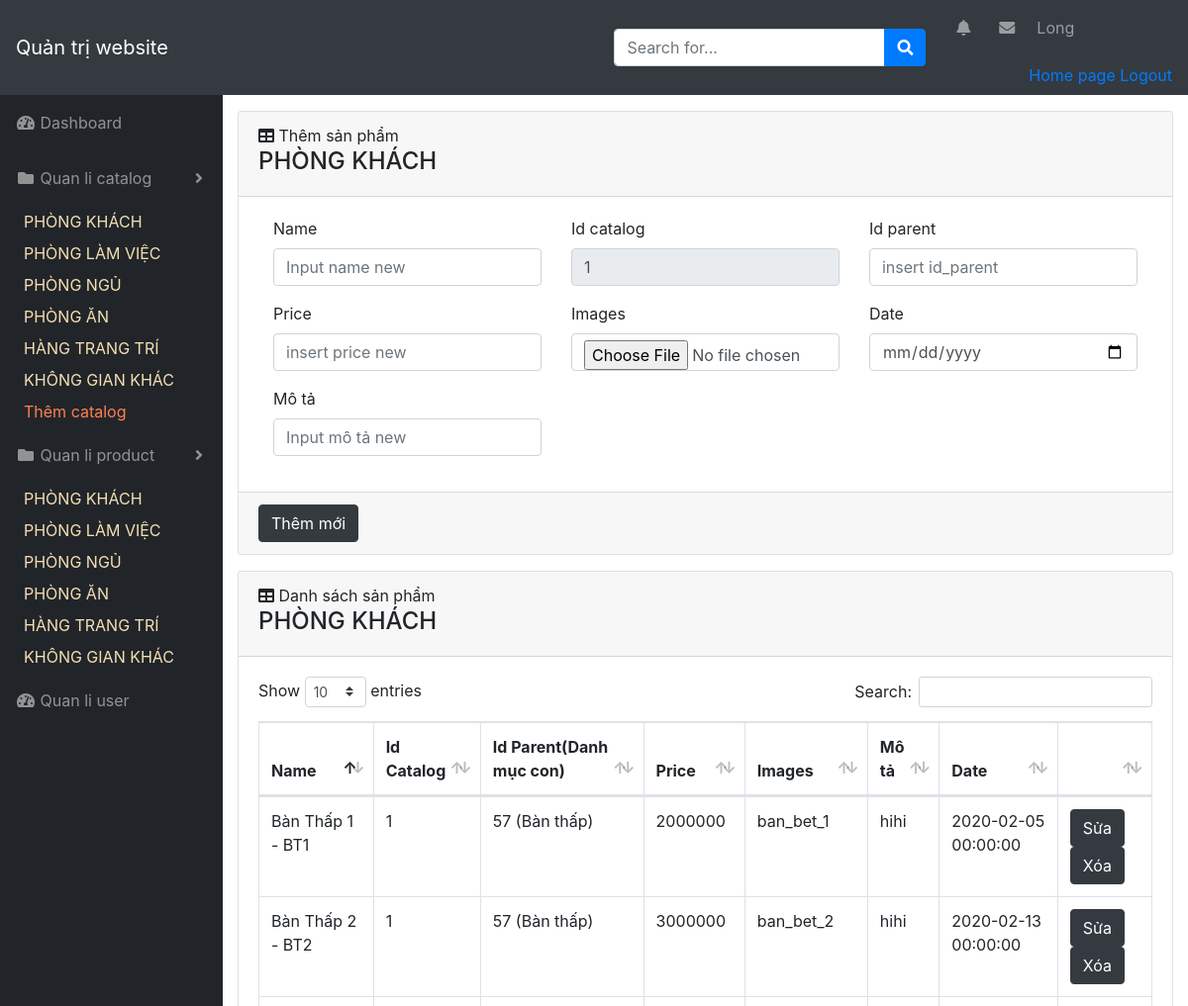
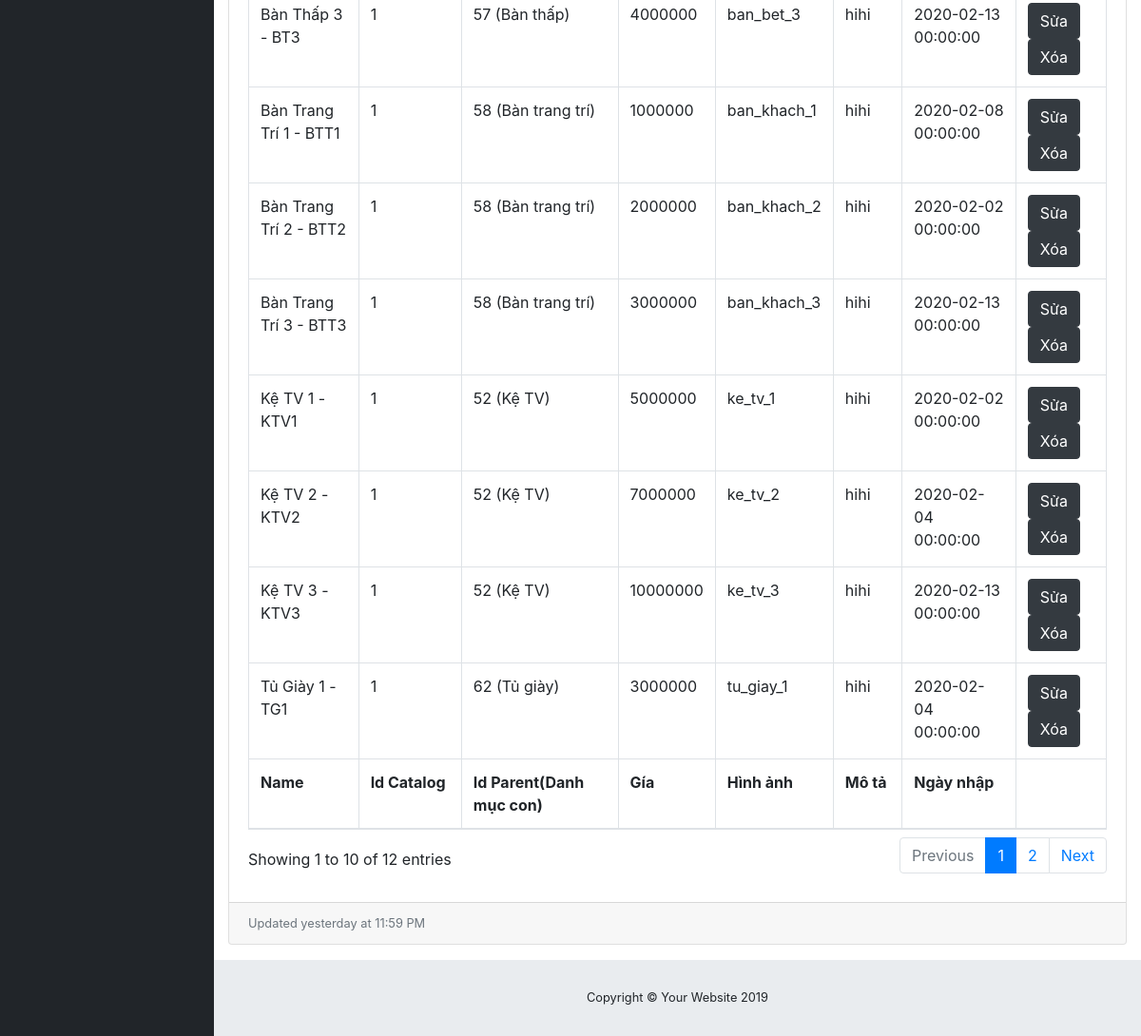
Screenshot of /admin/index.php?act=qlsp&id=1 (signed in) with the database file from the repository (2 pictures, top to bottom).
### tables this page shows
CREATE TABLE `catalog` (
  `id` int(10) NOT NULL,
  `name` varchar(255) NOT NULL,
  `text` varchar(255) NOT NULL,
  `parent` int(10) NOT NULL,
  `img` varchar(255) DEFAULT NULL,
  `stt` int(5) DEFAULT 0
);

CREATE TABLE `product` (
  `id` int(10) NOT NULL,
  `id_catalog` int(10) NOT NULL DEFAULT 0,
  `name` varchar(255) NOT NULL,
  `price` float NOT NULL,
  `img` varchar(255) DEFAULT NULL,
  `mota` text NOT NULL,
  `date` datetime NOT NULL,
  `id_parent` int(10) NOT NULL
);

### model/connect.php (called while the page is built, shortened)
<?php
    class connect{
        var $db=null;
        public function __construct()
        {
            $dsn='mysql:host=localhost;dbname=longnnbv_noithat';
            $user='root';
            $pass='';
            $this->db=new PDO($dsn,$user,$pass, array(PDO::MYSQL_ATTR_INIT_COMMAND => "SET NAMES utf8"));
        }
        public function getList($select)
        {
            $results = $this->db->query($select);
            return $results;
        }
        public function getInstance($select)
        {
            $results = $this->db->query($select);
            $result = $results->fetch();
            return $result;
        }
    }
?>

### model/catalog.php (called while the page is built, shortened)
<?php
    class Catalog{
        function getList()
        {
            $db = new connect();
            $select = "select * from catalog order by id ASC LIMIT 6 OFFSET 0";
            $result = $db->getList($select);
            return $result;
        }
        function getCatalogById($id)
        {
            $db = new connect();
            $select = "select * from catalog where id=$id";
            $result = $db->getInstance($select);
            return $result;
        }
    }
?>

### model/product.php (called while the page is built, shortened)
<?php
    class Product{
        function getProductCatalog($id)
        {
            $db = new connect();
            $select = "select * from product where id_catalog=$id ORDER BY id_catalog DESC";
            $result = $db->getList($select);
            return $result;
        }
    }
?>

### admin/product/add_product.php (the view, shortened to what this page needs)
<div id="content-wrapper">
    <div class="container-fluid">
        <div class="card mb-3">
            <div class="card-header">
                <i class="fas fa-table"></i>
                Thêm sản phẩm <h4><?=$name?></h4>
            </div>
            <div class="card-body">
                <form method="post">
                    <div class="container-fluid">
                        <div class="row">
                            <div class="col-sm-4">
                                <div class="form-group">
                                    <label>Name</label>
                                    <input type="text" name="name" class="form-control" placeholder="Input name new">
                                </div>
                                <div class="form-group">
                                    <label>Price</label>
                                    <input type="number" name="price" class="form-control"
                                        placeholder="insert price new">
                                </div>
                                <div class="form-group">
                                    <label>Mô tả</label>
                                    <input type="text" name="mo_ta" class="form-control" placeholder="Input mô tả new">
                                </div>
                            </div>
                            <div class="col-sm-4">
                                <div class="form-group">
                                    <label>Id catalog</label>
                                    <input type="number" name="id_catalog" class="form-control"
                                        placeholder="<?=$_GET['id']?>" value="<?=$_GET['id']?>" readonly>
                                </div>
                                <div class="form-group">
                                    <label>Images</label>
                                    <input type="file" name="image" class="form-control">
                                </div>
                            </div>
                            <div class="col-sm-4">
                                <div class="form-group">
                                    <label>Id parent</label>
                                    <input type="number" name="id_parent" class="form-control"
                                        placeholder="insert id_parent">
                                </div>
                                <div class="form-group">
                                    <label>Date</label>
                                    <input type="date" name="date" class="form-control">
                                </div>
                            </div>
                        </div>
                    </div>
            </div>
            <div class="card-footer small text-muted"><button type="submit" name="add_product" class="btn btn-dark">Thêm
                    mới</button></div>
        </div>
        <div class="card mb-3">
            <div class="card-header">
                <i class="fas fa-table"></i>
                Danh sách sản phẩm <h4><?=$name?></h4>
            </div>
            <div class="card-body">
                <div class="table-responsive">
                    <table class="table table-bordered" id="dataTable" width="100%" cellspacing="0">
                        <thead>
                            <tr>
                                <th>Name</th>
                                <th>Id Catalog</th>
                                <th>Id Parent(Danh mục con)</th>
                                <th>Price</th>
                                <th>Images</th>
                                <th>Mô tả</th>
                                <th>Date</th>
                                <th></th>
                            </tr>
                        </thead>
                        <tfoot>
                            <tr>
                                <th>Name</th>
                                <th>Id Catalog</th>
                                <th>Id Parent(Danh mục con)</th>
                                <th>Gía</th>
                                <th>Hình ảnh</th>
                                <th>Mô tả</th>
                                <th>Ngày nhập</th>
                                <th></th>
                            </tr>
                        </tfoot>
                        <tbody>
                            <?php
                                foreach($list_product as $product){
                                    extract($product);
                                    $getCatalogParent = $danhmuc -> getCatalogById($product['id_parent']);
                                    $name = $getCatalogParent['name'];
                                    echo '<tr>
                                        <td>'.$product['name'].'</td>
                                        <td>'.$product['id_catalog'].'</td>
                                        <td>'.$product['id_parent'].' ('.$name.')</td>
                                        <td>'.$product['price'].'</td>
                                        <td>'.$product['img'].'</td>
                                        <td>'.$product['mota'].'</td>
                                        <td>'.$product['date'].'</td>
                                        <td>
                                            <a href="index.php?act=btn_edit_catalog&id_catalog='.$product['id'].'"
                                                class="btn btn-dark">Sửa</a>
                                            <a href="index.php?act=btn_delete_catalog&id_catalog='.$product['id'].'"
                                                class="btn btn-dark">Xóa</a>
                                        </td>
                                            </tr>';
                                }
                            ?>
                        </tbody>
                    </table>
                </div>
            </div>
            <div class="card-footer small text-muted">Updated yesterday at 11:59 PM</div>
        </div>
    </div>

### admin/header_admin.php (shortened to what this page needs)
<!DOCTYPE html>
<html lang="en">
<head>
    <link href="../content/vendor/fontawesome-free/css/all.min.css" rel="stylesheet" type="text/css">
    <link href="../content/vendor/datatables/dataTables.bootstrap4.css" rel="stylesheet">
    <link href="../content/css/sb-admin.css" rel="stylesheet">
    <link rel="stylesheet" href="https://stackpath.bootstrapcdn.com/bootstrap/4.3.1/css/bootstrap.min.css"
>
    <link rel="stylesheet" href="https://use.fontawesome.com/releases/v5.7.0/css/all.css"
>
</head>
<body id="page-top">
    <nav class="navbar navbar-expand navbar-dark bg-dark static-top">
        <a class="navbar-brand mr-1" href="index.php">Quản trị website</a>
        <form class="d-none d-md-inline-block form-inline ml-auto mr-0 mr-md-3 my-2 my-md-0">
            <div class="input-group">
                <input type="text" class="form-control" placeholder="Search for..." aria-label="Search"
                    aria-describedby="basic-addon2">
                <div class="input-group-append">
                    <button class="btn btn-primary" type="button">
                        <i class="fas fa-search"></i>
                    </button>
                </div>
            </div>
        </form>
        <ul class="navbar-nav ml-auto ml-md-0">
            <li class="nav-item dropdown no-arrow mx-1">
                <a class="nav-link dropdown-toggle" href="#" id="alertsDropdown" role="button" data-toggle="dropdown"
                    aria-haspopup="true" aria-expanded="false">
                    <i class="fas fa-bell fa-fw"></i>
                </a>
            </li>
            <li class="nav-item dropdown no-arrow mx-1">
                <a class="nav-link dropdown-toggle" href="#" id="messagesDropdown" role="button" data-toggle="dropdown"
                    aria-haspopup="true" aria-expanded="false">
                    <i class="fas fa-envelope fa-fw"></i>
                </a>
            </li>
            <li class="nav-item dropdown no-arrow">
                <a class="nav-link dropdown-toggle" href="#" id="userDropdown" role="button" data-toggle="dropdown"
                    aria-haspopup="true" aria-expanded="false">
                    <?php
                        if(isset($_SESSION['name'])){
                            echo '<p>'.$_SESSION['name'].'</p>';
                        }
                    ?>
                </a>
                <div class="dropdown-menu-right" aria-labelledby="userDropdown">
                    <a href="../../../boxroom1/index.php">Home page</a>
                    <a href="../admin/index.php?act=logout">Logout</a>
                </div>
            </li>
        </ul>
    </nav>
    <div id="wrapper">
        <ul class="sidebar navbar-nav">
            <li class="nav-item">
                <a class="nav-link" href="index.php?act=home">
                    <i class="fas fa-fw fa-tachometer-alt"></i>
                    <span>Dashboard</span>
                </a>
            </li>
            <li class="nav-item dropdown">
                <a class="nav-link dropdown-toggle" href="#"
                    id="pagesDropdown" role="button" data-toggle="dropdown" aria-haspopup="true" aria-expanded="false">
                    <i class="fas fa-fw fa-folder"></i>
                    <span>Quan li catalog</span>
                </a>
                <?php
                    foreach ($dsdm as $dm) {
                        extract($dm);
                        $name = $dm['name'];
                        $id = $dm['id'];
                ?>
                    <a class="dropdown-item" style="color: wheat;" href="index.php?act=qllsp&id=<?=$id?>"><?=$name?></a>
                    <?php
                    }
                ?>
                    <a class="dropdown-item" style="color:coral" href="index.php?act=them&id=0">Thêm catalog</a>
            </li>
            <li class="nav-item dropdown">
                <a class="nav-link dropdown-toggle" href="#"
                    id="pagesDropdown" role="button" data-toggle="dropdown" aria-haspopup="true" aria-expanded="false">
                    <i class="fas fa-fw fa-folder"></i>
                    <span>Quan li product</span>
                </a>
                <?php
                    foreach ($dsdm2 as $dm) {
                        extract($dm);
                        $name = $dm['name'];
                        $id = $dm['id'];
                ?>
                    <a class="dropdown-item" style="color: wheat;" href="index.php?act=qlsp&id=<?=$id?>"><?=$name?></a>
                    <?php
                    }
                ?>
            </li>
            <li class="nav-item">
                <a class="nav-link" href="index.php?act=qluser">
                    <i class="fas fa-fw fa-tachometer-alt"></i>
                    <span>Quan li user</span>
                </a>
            </li>
        </ul>

### rows the page displays
catalog: name "PHÒNG KHÁCH"
catalog: name "PHÒNG LÀM VIỆC"
catalog: name "PHÒNG NGỦ"
catalog: name "PHÒNG ĂN"
catalog: name "HÀNG TRANG TRÍ"
catalog: name "KHÔNG GIAN KHÁC"
product: name "Kệ TV 1 - KTV1", id_catalog "1", id_parent "52", catalog.name "Kệ TV", price "5000000", img "ke_tv_1", mota "hihi", date "2020-02-02 00:00:00"
product: name "Kệ TV 2 - KTV2", id_catalog "1", id_parent "52", catalog.name "Kệ TV", price "7000000", img "ke_tv_2", mota "hihi", date "2020-02-04 00:00:00"
product: name "Kệ TV 3 - KTV3", id_catalog "1", id_parent "52", catalog.name "Kệ TV", price "10000000", img "ke_tv_3", mota "hihi", date "2020-02-13 00:00:00"
product: name "Bàn Thấp 1 - BT1", id_catalog "1", id_parent "57", catalog.name "Bàn thấp", price "2000000", img "ban_bet_1", mota "hihi", date "2020-02-05 00:00:00"
product: name "Bàn Thấp 2 - BT2", id_catalog "1", id_parent "57", catalog.name "Bàn thấp", price "3000000", img "ban_bet_2", mota "hihi", date "2020-02-13 00:00:00"
product: name "Bàn Thấp 3 - BT3", id_catalog "1", id_parent "57", catalog.name "Bàn thấp", price "4000000", img "ban_bet_3", mota "hihi", date "2020-02-13 00:00:00"
product: name "Bàn Trang Trí 1 - BTT1", id_catalog "1", id_parent "58", catalog.name "Bàn trang trí", price "1000000", img "ban_khach_1", mota "hihi", date "2020-02-08 00:00:00"
product: name "Bàn Trang Trí 2 - BTT2", id_catalog "1", id_parent "58", catalog.name "Bàn trang trí", price "2000000", img "ban_khach_2", mota "hihi", date "2020-02-02 00:00:00"
product: name "Bàn Trang Trí 3 - BTT3", id_catalog "1", id_parent "58", catalog.name "Bàn trang trí", price "3000000", img "ban_khach_3", mota "hihi", date "2020-02-13 00:00:00"
product: name "Tủ Giày 1 - TG1", id_catalog "1", id_parent "62", catalog.name "Tủ giày", price "3000000", img "tu_giay_1", mota "hihi", date "2020-02-04 00:00:00"

### other values shown
$_SESSION['name'] "Long"
